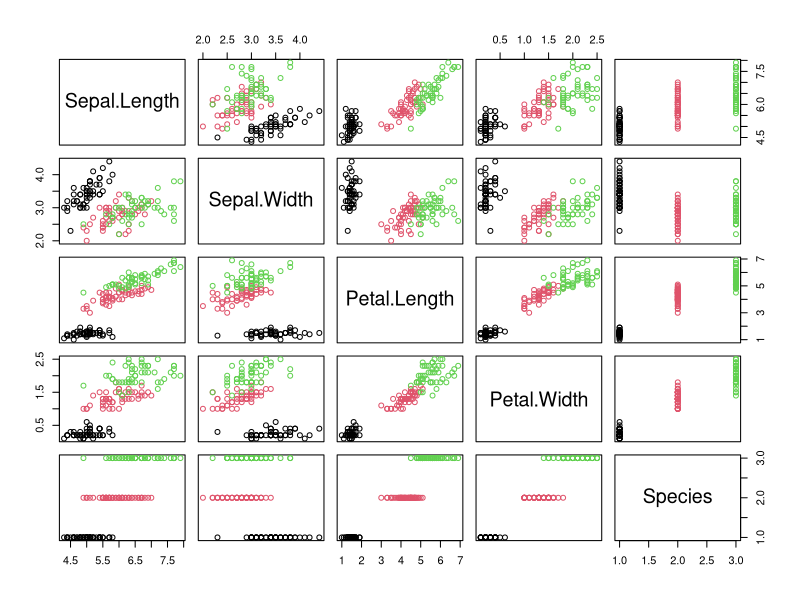

The R source for this figure:
## ---- chunk 1
# Load libraries
#library(RWordPress)
#library(knitr)

# Login parameters
#options(WordpressLogin=c(your_username="your_password"),
#        WordpressURL="http://your.blog.com/xmlrpc.php")

# Upload your plots as png files to your blog
#opts_knit$set(upload.fun = function(file){library(RWordPress);uploadFile(file)$url;})
## ---- chunk 2
data(iris)
pairs(iris, col = iris$Species)
## ---- chunk 3
#knit2wpCrayon("r2blog_with_png.Rmd", 
#        title = "Upload plots as PNG file to your wordpress",
#        categories = c("R", "Programming"), 
#        publish = FALSE, upload = TRUE)
